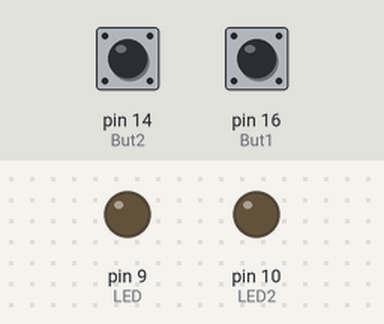
The sketch below on a simulated Arduino Leonardo, built with avr-gcc and run on an emulated ATmega32U4. On the bench: output pins drawn as LEDs (lit = HIGH). The inputs (shaded band) are chosen by the test bench; at power-on: pin 14 (But2) LOW, pin 16 (But1) LOW.

Above: at 1.2 s.
1.3 s: pin 14 (But2) pulled HIGH for 0.15 s
At 1.37 s:
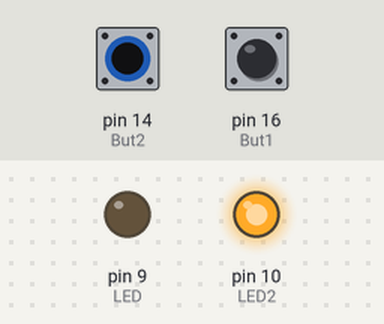
2.9 s: pin 16 (But1) pulled HIGH for 0.15 s
At 2.97 s:
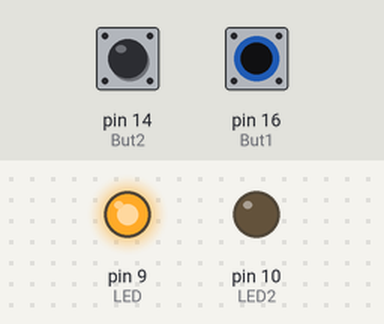
4.5 s: pin 16 (But1) pulled HIGH for 3.2 s
At 8.4 s:
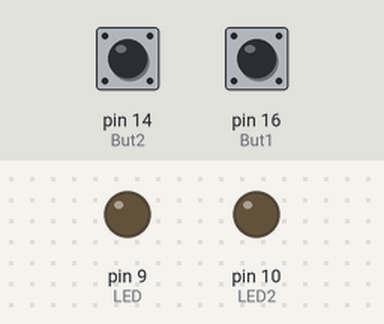
9.2 s: pin 14 (But2) pulled HIGH for 3.2 s
At 9.5 s:
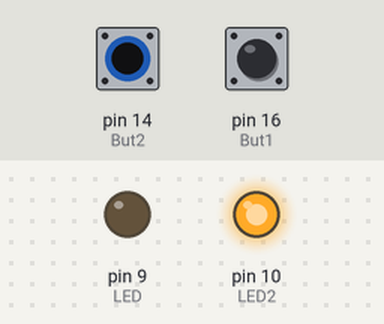
13.9 s: pin 14 (But2) driven HIGH and pin 16 (But1) driven HIGH
At 14.3 s:
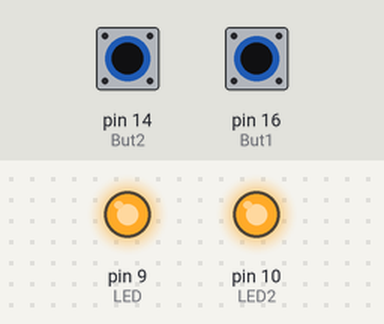
Timing chart, 0 to 16.4 s (numbered marks = the images above; inputs shaded):
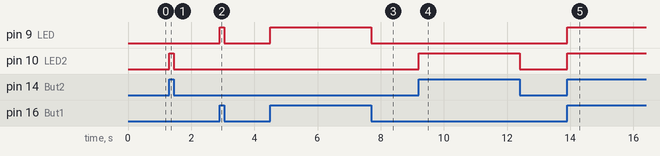

Measured:
- after the input at 1.3 s, pin 10 (LED2): LOW → HIGH at once, → LOW 0.15 s later
- after the input at 2.9 s, pin 9 (LED): LOW → HIGH at once, → LOW 0.15 s later
- after the input at 4.5 s, pin 9 (LED): LOW → HIGH at once, → LOW 3.2 s later
- after the input at 9.2 s, pin 10 (LED2): LOW → HIGH at once, → LOW 3.2 s later
- after the input at 13.9 s, pin 9 (LED), pin 10 (LED2): LOW → HIGH at once

The sketch:

Code.ino
```cpp
#include <Keyboard.h>
int But1 = 16; // the pin can be everywhere
int But2 = 14;
int LED = 9;
int LED2 = 10;

void setup() {

pinMode(But1,INPUT);
pinMode(But2,INPUT);
pinMode(LED,OUTPUT);
pinMode(LED2,OUTPUT);
}

void loop() {

if (digitalRead(But1) == HIGH )
{
  Keyboard.press('z');  // the key is for you to choose
  digitalWrite(LED,HIGH);
}
else
{
  Keyboard.release('z');
  digitalWrite(LED,LOW);
}
if (digitalRead(But2) == HIGH )
{
  Keyboard.press('x'); // the key is for you to choose
  digitalWrite(LED2,HIGH);
}
else
{
  Keyboard.release('x');
  digitalWrite(LED2,LOW);
}
}
```
